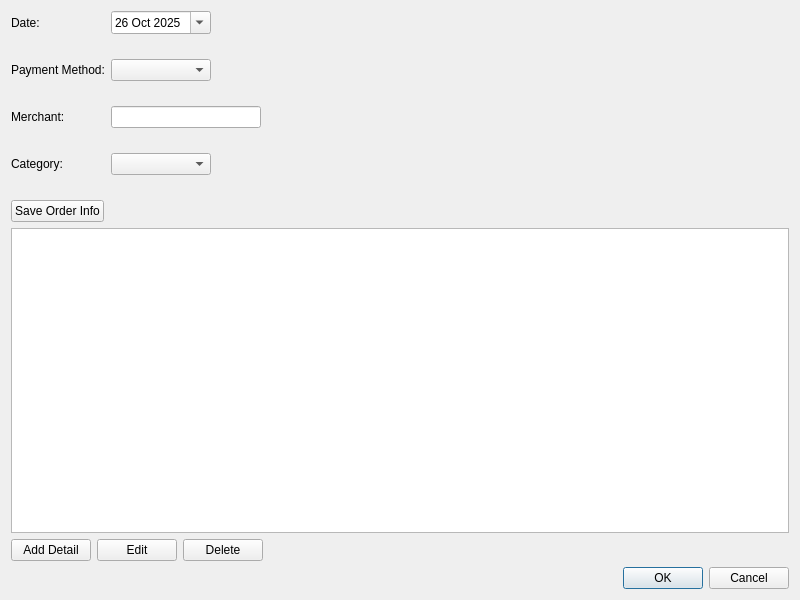
<?xml version="1.0" encoding="UTF-8"?>
<ui version="4.0">
 <class>ExpenseEditor</class>
 <widget class="QDialog" name="ExpenseEditor">
  <property name="geometry">
   <rect>
    <x>0</x>
    <y>0</y>
    <width>800</width>
    <height>600</height>
   </rect>
  </property>
  <property name="windowTitle">
   <string>Expense Editor</string>
  </property>
  <layout class="QVBoxLayout" name="verticalLayout">
   <item>
    <layout class="QFormLayout" name="orderFormLayout">
     <property name="verticalSpacing">
      <number>25</number>
     </property>
     <item row="0" column="0">
      <widget class="QLabel" name="dateLabel">
       <property name="text">
        <string>Date:</string>
       </property>
      </widget>
     </item>
     <item row="0" column="1">
      <widget class="QDateEdit" name="dateEdit">
       <property name="maximumSize">
        <size>
         <width>100</width>
         <height>30</height>
        </size>
       </property>
       <property name="calendarPopup">
        <bool>true</bool>
       </property>
       <property name="date">
        <date>
         <year>2025</year>
         <month>10</month>
         <day>26</day>
        </date>
       </property>
      </widget>
     </item>
     <item row="1" column="0">
      <widget class="QLabel" name="paymentLabel">
       <property name="text">
        <string>Payment Method:</string>
       </property>
      </widget>
     </item>
     <item row="1" column="1">
      <widget class="QComboBox" name="paymentMethodComboBox">
       <property name="maximumSize">
        <size>
         <width>100</width>
         <height>30</height>
        </size>
       </property>
      </widget>
     </item>
     <item row="2" column="0">
      <widget class="QLabel" name="merchantLabel">
       <property name="text">
        <string>Merchant:</string>
       </property>
      </widget>
     </item>
     <item row="2" column="1">
      <widget class="QLineEdit" name="merchantLineEdit">
       <property name="maximumSize">
        <size>
         <width>150</width>
         <height>30</height>
        </size>
       </property>
      </widget>
     </item>
     <item row="3" column="0">
      <widget class="QLabel" name="categoryLabel">
       <property name="text">
        <string>Category:</string>
       </property>
      </widget>
     </item>
     <item row="3" column="1">
      <widget class="QComboBox" name="categoryComboBox">
       <property name="maximumSize">
        <size>
         <width>100</width>
         <height>30</height>
        </size>
       </property>
      </widget>
     </item>
     <item row="4" column="0">
      <widget class="QPushButton" name="saveOrderButton">
       <property name="maximumSize">
        <size>
         <width>140</width>
         <height>30</height>
        </size>
       </property>
       <property name="text">
        <string>Save Order Info</string>
       </property>
      </widget>
     </item>
    </layout>
   </item>
   <item>
    <widget class="QTableView" name="itemsTable"/>
   </item>
   <item>
    <layout class="QHBoxLayout" name="detailButtonsLayout">
     <item>
      <widget class="QPushButton" name="addItemButton">
       <property name="text">
        <string>Add Detail</string>
       </property>
      </widget>
     </item>
     <item>
      <widget class="QPushButton" name="editItemButton">
       <property name="text">
        <string>Edit</string>
       </property>
      </widget>
     </item>
     <item>
      <widget class="QPushButton" name="deleteItemButton">
       <property name="text">
        <string>Delete</string>
       </property>
      </widget>
     </item>
     <item>
      <spacer name="horizontalSpacer">
       <property name="orientation">
        <enum>Qt::Orientation::Horizontal</enum>
       </property>
       <property name="sizeHint" stdset="0">
        <size>
         <width>40</width>
         <height>20</height>
        </size>
       </property>
      </spacer>
     </item>
    </layout>
   </item>
   <item>
    <widget class="QDialogButtonBox" name="buttonBox">
     <property name="standardButtons">
      <set>QDialogButtonBox::StandardButton::Cancel|QDialogButtonBox::StandardButton::Ok</set>
     </property>
    </widget>
   </item>
  </layout>
 </widget>
 <resources/>
 <connections/>
</ui>
